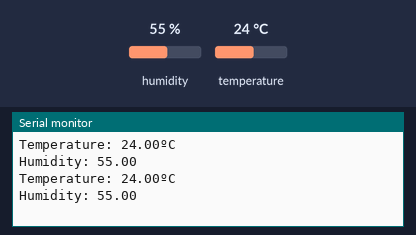
The sketch below on a simulated ESP8266 (NodeMCU). On the bench: the last lines printed to the serial monitor. The test bench sets the inputs (shaded band); at power-on: humidity 55 %, temperature 24 °C.

Above: at 2.8 s.
2.9 s: humidity set to 22 %
At 4.6 s:
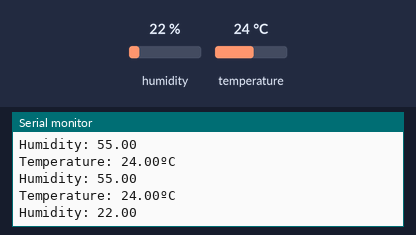
5.6 s: temperature set to 12 °C
At 6.9 s:
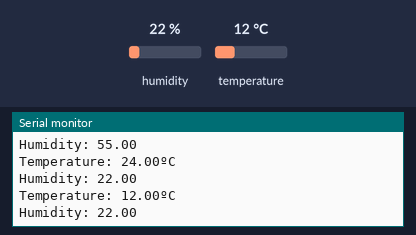
8.3 s: humidity set to 40 %
At 10.5 s:
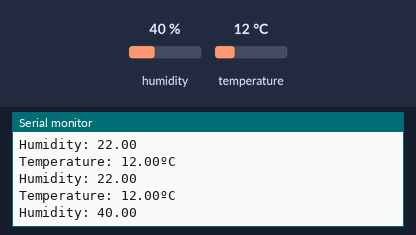
Timing chart, 0 to 12.0 s (numbered marks = the images above; inputs shaded):
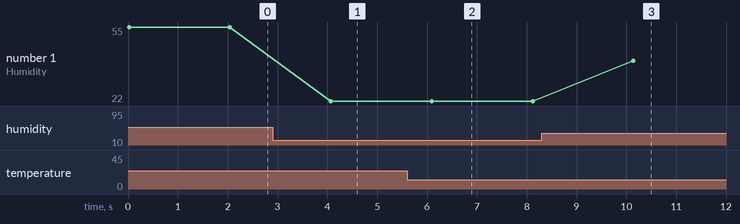

Measured:
- after the input at 2.9 s, the serial monitor: prints a new line after 1.2 s (image 1)
- after the input at 5.6 s, the serial monitor: prints a new line after 0.49 s (image 2)
- after the input at 8.3 s, the serial monitor: prints a new line after 1.8 s (image 3)
- plotted number 1: 55 → 22 after the input at 2.9 s, 22 → 40 after the input at 8.3 s

The sketch:

DHT11.ino
```cpp
#include "DHT.h";

const int DHTPin = D2;
float temperature, humidity;

DHT dht(DHTPin, DHT11);  // Creating a DHT object

void setup()
{
  Serial.begin(9600);  // Setting up the baud rate
  dht.begin();  // Begin DHT
}

void loop()
{
  // Reading temperature and humidity from DHT pin
  temperature = dht.readTemperature();
  humidity = dht.readHumidity();

  // Display the readings in the serial monitor
  Serial.print("Temperature: ");
  Serial.print(temperature);
  Serial.println("ºC");
  Serial.print("Humidity: ");
  Serial.println(humidity);
  Serial.println();

  delay(2000);  // Adding a delay of 2s
}
```
